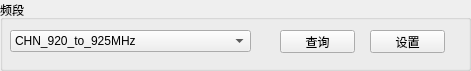
     <widget class="QGroupBox" name="groupBox_3">
      <property name="geometry">
       <rect>
        <x>440</x>
        <y>20</y>
        <width>471</width>
        <height>71</height>
       </rect>
      </property>
      <property name="title">
       <string>频段</string>
      </property>
      <widget class="QComboBox" name="cbb_freRange">
       <property name="geometry">
        <rect>
         <x>10</x>
         <y>30</y>
         <width>241</width>
         <height>22</height>
        </rect>
       </property>
       <item>
        <property name="text">
         <string>CHN_920_to_925MHz</string>
        </property>
       </item>
       <item>
        <property name="text">
         <string>CHN2_840_to_845MHz</string>
        </property>
       </item>
       <item>
        <property name="text">
         <string>CHN3_920_to_925MHz_and_GB_840_to_845MHz</string>
        </property>
       </item>
       <item>
        <property name="text">
         <string>FCC_902_to_928MHz</string>
        </property>
       </item>
       <item>
        <property name="text">
         <string>ETSI_866_to_868MHz</string>
        </property>
       </item>
       <item>
        <property name="text">
         <string>JPN_916_to_921MHz</string>
        </property>
       </item>
       <item>
        <property name="text">
         <string>TWN_922_to_927MHz</string>
        </property>
       </item>
       <item>
        <property name="text">
         <string>IDN_923_to_925MHz</string>
        </property>
       </item>
       <item>
        <property name="text">
         <string>RUS_866_to_867MHz</string>
        </property>
       </item>
       <item>
        <property name="text">
         <string>GBT_920_to_925MHz</string>
        </property>
       </item>
       <item>
        <property name="text">
         <string>KOR_917_to_924MHz</string>
        </property>
       </item>
       <item>
        <property name="text">
         <string>BRA_908_to_907MHz_and_915MHz_to_928MHz</string>
        </property>
       </item>
       <item>
        <property name="text">
         <string>MYS_919_to_923MHz</string>
        </property>
       </item>
       <item>
        <property name="text">
         <string>LKA_920_to_924MHz</string>
        </property>
       </item>
       <item>
        <property name="text">
         <string>FCC2_902_to_915MHz</string>
        </property>
       </item>
       <item>
        <property name="text">
         <string>FCC3_915_to_928MHz</string>
        </property>
       </item>
       <item>
        <property name="text">
         <string>ETSI2_915_to_917MHz</string>
        </property>
       </item>
       <item>
        <property name="text">
         <string>AUS_920_to_926MHz</string>
        </property>
       </item>
       <item>
        <property name="text">
         <string>VIE_920_to_923MHz</string>
        </property>
       </item>
       <item>
        <property name="text">
         <string>ISR_915_to_917MHz</string>
        </property>
       </item>
      </widget>
      <widget class="QPushButton" name="btn_freRangeGet">
       <property name="geometry">
        <rect>
         <x>280</x>
         <y>30</y>
         <width>75</width>
         <height>23</height>
        </rect>
       </property>
       <property name="text">
        <string>查询</string>
       </property>
      </widget>
      <widget class="QPushButton" name="btn_freRangeSet">
       <property name="geometry">
        <rect>
         <x>370</x>
         <y>30</y>
         <width>75</width>
         <height>23</height>
        </rect>
       </property>
       <property name="text">
        <string>设置</string>
       </property>
      </widget>
     </widget>
